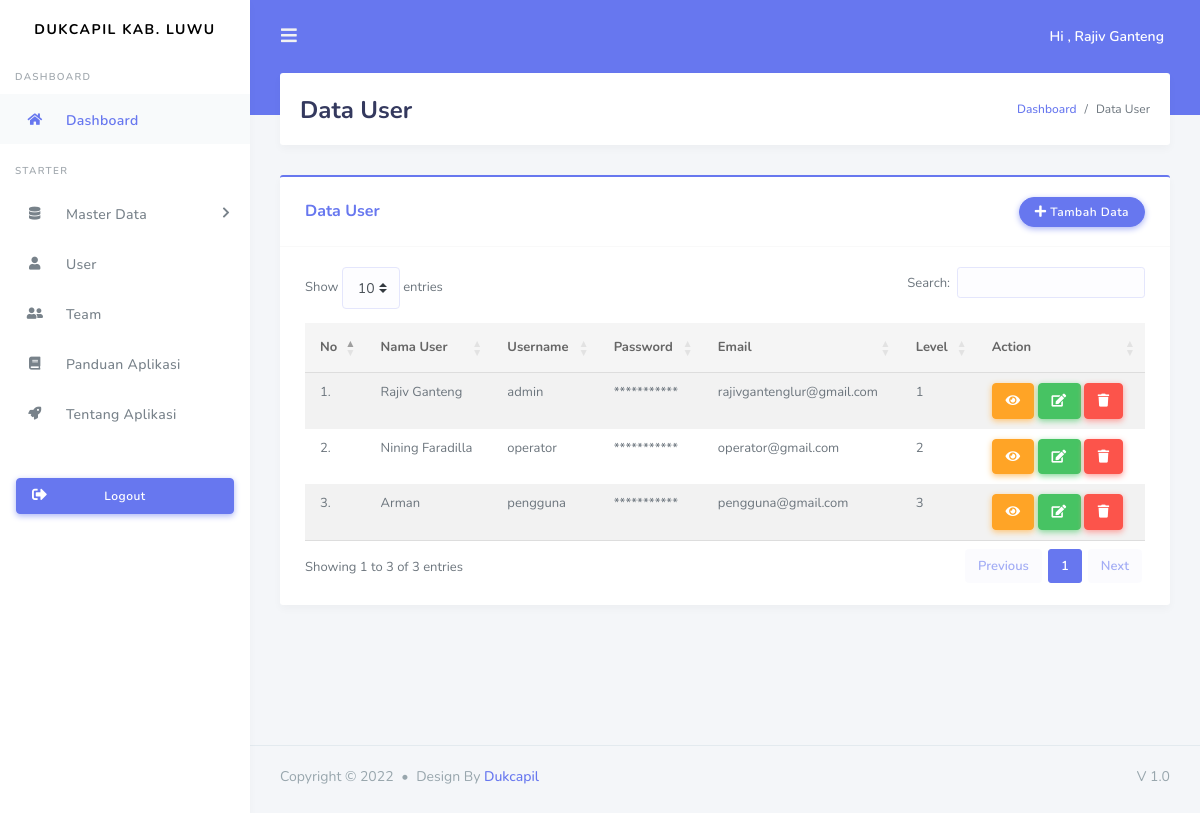
/user.php (signed in), run on the app's committed database.
### tables this page shows
CREATE TABLE `user` (
  `id_user` int(11) NOT NULL,
  `nama_user` varchar(50) NOT NULL,
  `username` varchar(50) NOT NULL,
  `email` varchar(50) NOT NULL,
  `password` varchar(100) NOT NULL,
  `level` varchar(3) NOT NULL
);

### config/controller.php (called while the page is built, shortened)
<?php
function select($query)
{
    global $db;
    $result = mysqli_query($db, $query);
    $rows = [];
    while ($row = mysqli_fetch_assoc($result)) {
        $rows[] = $row;
    }
    return $rows;
}

### user.php (the view, shortened to what this page needs)
<?php
include "layout/header.php";
$data_user = select("SELECT * FROM user");
?>
<div class="main-content">
    <section class="section">
        <div class="section-header">
            <h1>Data User</h1>
            <div class="section-header-breadcrumb">
                <div class="breadcrumb-item active"><a href="index.php">Dashboard</a></div>
                <div class="breadcrumb-item">Data User</div>
            </div>
        </div>
        <div class="section-body">
            <div class="section-body">
                <div class="card card-primary">
                    <div class="card-header">
                        <h4>Data User</h4>
                        <?php if ($_SESSION['level'] == 1) : ?>
                            <button type="button" class="btn btn-primary" data-toggle="modal" data-target="#modalTambah">
                                <i class="fas fa-plus"></i> Tambah Data
                            </button>
                        <?php endif; ?>
                    </div>
                    <div class="card-body table-responsive">
                        <table class="table table-striped table-md" id="table1">
                            <thead>
                                <tr>
                                    <th>No</th>
                                    <th>Nama User</th>
                                    <th>Username</th>
                                    <th>Password</th>
                                    <th>Email</th>
                                    <th>Level</th>
                                    <th>Action</th>
                                </tr>
                            </thead>
                            <tbody>
                                <?php
                                $no = 1;
                                ?>
                                <?php if ($_SESSION['level'] == 1) : ?>
                                    <?php foreach ($data_user as $user) : ?>
                                        <tr>
                                            <td><?= $no++ . '.'; ?></td>
                                            <td><?= $user['nama_user']; ?></td>
                                            <td><?= $user['username']; ?></td>
                                            <td>***********</td>
                                            <td><?= $user['email']; ?></td>
                                            <td><?= $user['level']; ?></td>
                                            <td>
                                                <button type="button" class="btn btn-warning" data-toggle="modal" data-target="#modalView<?= $user['id_user']; ?>"><i class="fas fa-eye"></i></button>
                                                <button type="button" class="btn btn-success" data-toggle="modal" data-target="#modalUbah<?= $user['id_user']; ?>"><i class="fas fa-edit"></i></button>
                                                <button type="button" class="btn btn-danger" data-toggle="modal" data-target="#modalHapus<?= $user['id_user']; ?>"><i class="fas fa-trash"></i></button>
                                            </td>
                                        </tr>
                                    <?php endforeach; ?>
                                <?php endif; ?>
                            </tbody>
                        </table>
                    </div>
                </div>
            </div>
        </div>
    </section>
</div>
<?php
include "layout/footer.php";
?>

### data on the page
user: nama_user "Rajiv Ganteng", username "admin", email "rajivgantenglur@gmail.com", level "1"
user: nama_user "Nining Faradilla", username "operator", email "operator@gmail.com", level "2"
user: nama_user "Arman", username "pengguna", email "pengguna@gmail.com", level "3"

### other printed values
$_SESSION['nama_user'] "Rajiv Ganteng"
